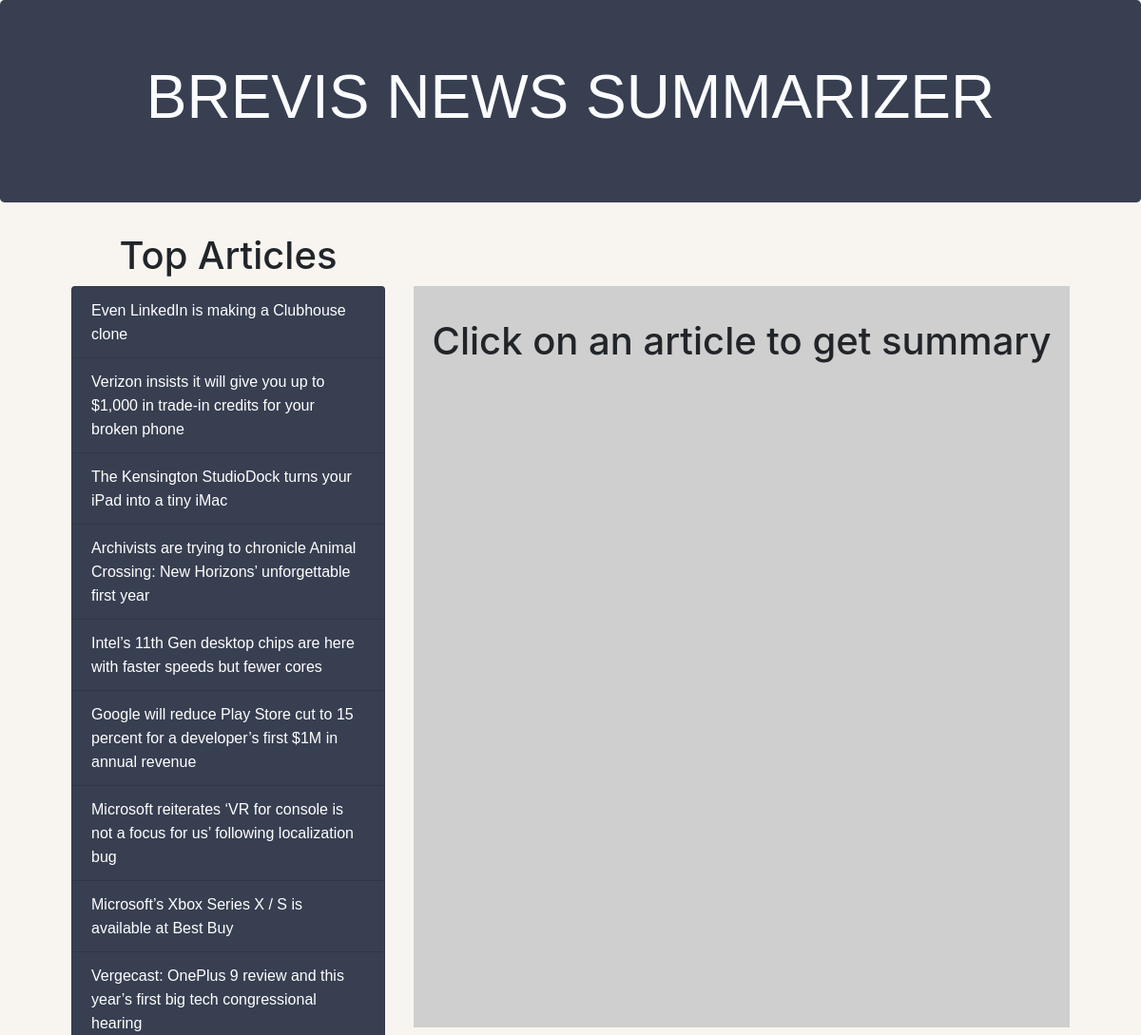
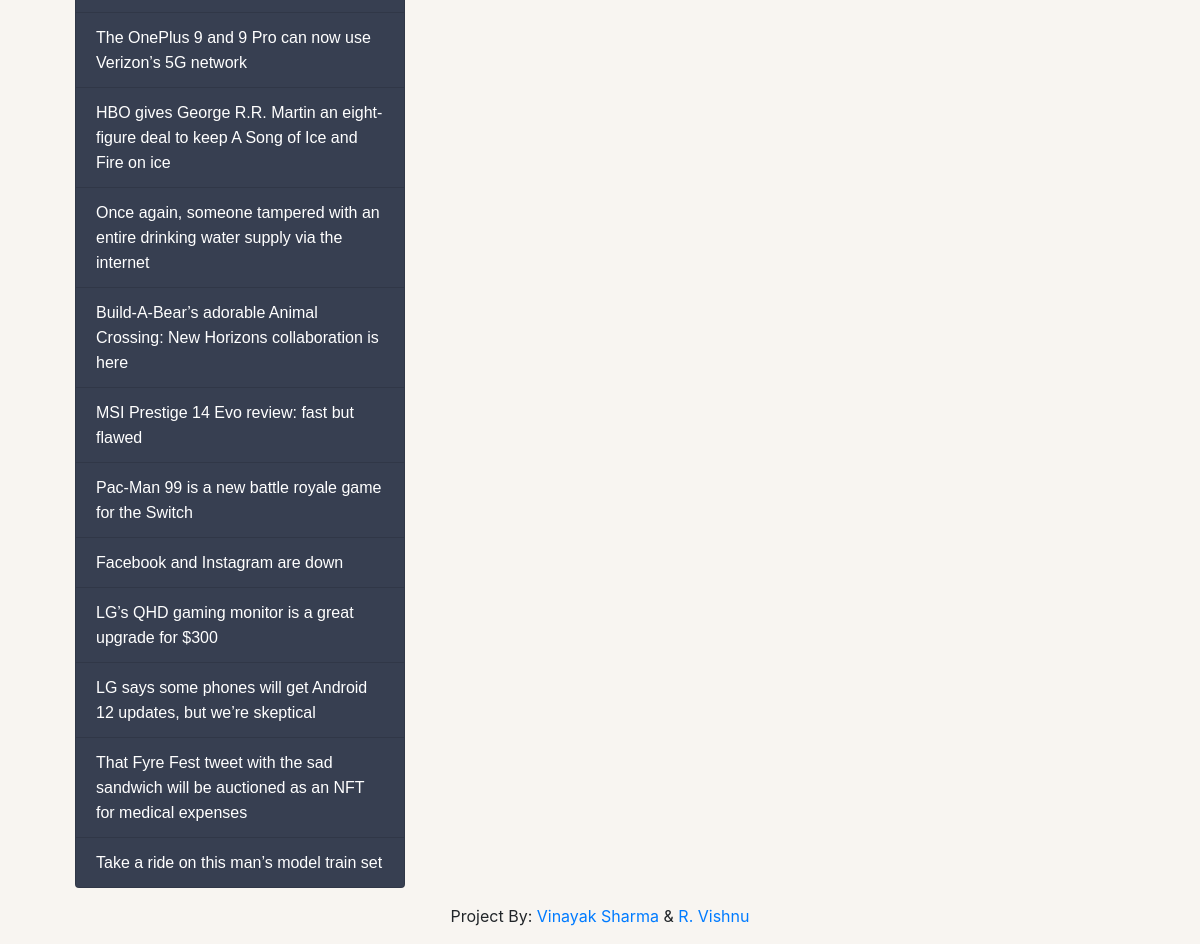
The page / on the database its author committed (2 pictures, top to bottom).
### predict/models.py (models this page shows, shortened)
class Article(models.Model):
    title = models.CharField(max_length=255)
    body = models.TextField()
    body_summarized = models.TextField(null=True, blank=True)
    slug = models.SlugField(null=False, unique=True)
    text_len = models.PositiveIntegerField(null=True, blank=True)
    summary_len = models.PositiveIntegerField(null=True, blank=True)
    link = models.URLField(null=True, blank=True)
    def get_absolute_url(self):
        return reverse('article_detail', kwargs={ 'slug': self.slug })

### predict/views.py (the view)
# urls.py: path('', views.ArticleListView.as_view(), name='article_list'),
class ArticleListView(ListView):
    model = Article
    template_name = 'article_list.html'

### templates/article_list.html
{% extends 'header.html' %}
{% block content %}
<div class="list jumbotron">
    <h1 class= "list">BREVIS NEWS SUMMARIZER</h1>
</div>
<div class="wrapper">
    <div class="container-fluid main">
        <div class="row">
            <div class="col-4" style="text-align:center">
                <h1>Top Articles</h1>
            </div>
        </div>
        <div class="row">
            <div class="col-4 Articles">
                <ul class="list-group Articles">
                    {% for article in object_list %}
                    <li class="list-group-item"><a href="{{ article.get_absolute_url }}">{{ article.title }}</a></li>
                    {% endfor %}
                </ul>
            </div>
            <div class="col-8">
                <div class="blank">
                    <h1> Click on an article to get summary<h2>
                </div>
            </div>
        </div>
    </div>
</div>
{% endblock %}

### static/brevis/styles.css (style rules this page uses)
.list { background-color: #373F51; color: #FBFCFF; }
.list h1 { font-family: Arial, Helvetica, sans-serif; font-size: 4rem; text-align: center; }
.Articles li { background-color: #373F51; color: #FFFFFF; }
.Articles a { color: #FFFFFF; font-family: Arial, Helvetica, sans-serif; font-weight: 400; }
.wrapper { width: 90%; margin-left: 5%; background-color: #f8f5f1; }
.blank { padding-top: 5%; padding-bottom: 100%; text-align: center; align-content: center; background-color: #cfcfcf; }

### rows shown on the page
Article: title "Even LinkedIn is making a Clubhouse clone"
Article: title "Verizon insists it will give you up to $1,000 in trade-in credits for your broken phone"
Article: title "The Kensington StudioDock turns your iPad into a tiny iMac"
Article: title "Archivists are trying to chronicle Animal Crossing: New Horizons’ unforgettable first year"
Article: title "Intel’s 11th Gen desktop chips are here with faster speeds but fewer cores"
Article: title "Google will reduce Play Store cut to 15 percent for a developer’s first $1M in annual revenue"
Article: title "Microsoft reiterates ‘VR for console is not a focus for us’ following localization bug"
Article: title "Microsoft’s Xbox Series X / S is available at Best Buy"
Article: title "Vergecast: OnePlus 9 review and this year’s first big tech congressional hearing"
Article: title "The OnePlus 9 and 9 Pro can now use Verizon’s 5G network"
Article: title "HBO gives George R.R. Martin an eight-figure deal to keep A Song of Ice and Fire on ice"
Article: title "Once again, someone tampered with an entire drinking water supply via the internet"
Article: title "Build-A-Bear’s adorable Animal Crossing: New Horizons collaboration is here"
Article: title "MSI Prestige 14 Evo review: fast but flawed"
Article: title "Pac-Man 99 is a new battle royale game for the Switch"
Article: title "Facebook and Instagram are down"
Article: title "LG’s QHD gaming monitor is a great upgrade for $300"
Article: title "LG says some phones will get Android 12 updates, but we’re skeptical"
Article: title "That Fyre Fest tweet with the sad sandwich will be auctioned as an NFT for medical expenses"
Article: title "Take a ride on this man’s model train set"
